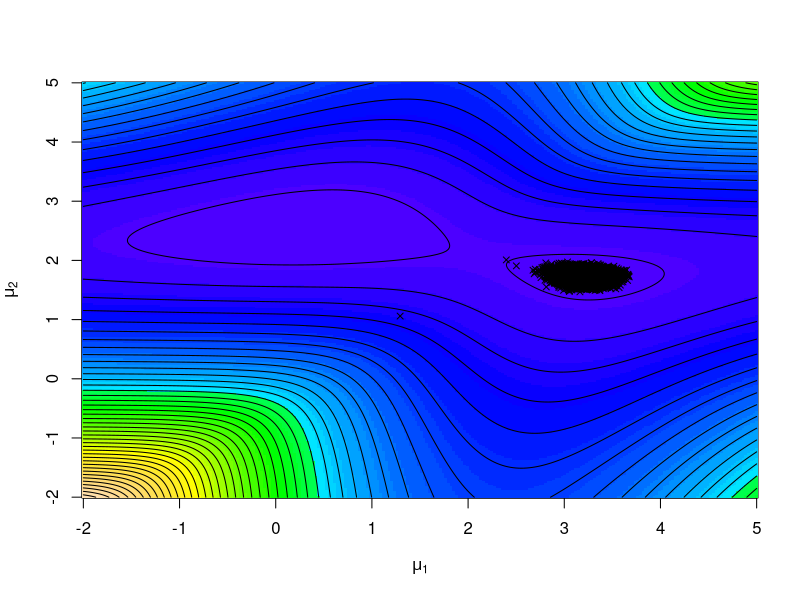

This figure's R source:
## ---- chunk 1
  
    Niter=6*10^4
    v=1
    da = sample(c(rnorm(10^2), 2.5 + rnorm(4 * 10^2)))

    like = function(mu) {
        sum(log((0.2 * dnorm(da - mu[1]) + 0.8 * dnorm(da - mu[2]))))
    }

    mu1 = mu2 = seq(-2, 5, le = 250)
    lli = matrix(0, ncol = 250, nrow = 250)
    for (i in 1:250) 
      for (j in 1:250) 
        lli[i, j] = like(c(mu1[i],   mu2[j]))

    x = prop = runif(2, -2, 5)
    the = matrix(x, ncol = 2)
    curlike = hval = like(x)
    for (i in 2:Niter) {
        pp = 1/(1 + ((0.8 * dnorm(da, mean = the[i - 1, 2]))/(0.2 * dnorm(da, mean = the[i - 1, 1]))))
        z = 2 - (runif(length(da)) < pp)
        prop[1] = (v * sum(da[z == 1]))/(sum(z == 1) * v + 1) + 
            rnorm(1) * sqrt(v/(1 + sum(z == 1) * v))
        prop[2] = (v * sum(da[z == 2]))/(sum(z == 2) * v + 1) + 
            rnorm(1) * sqrt(v/(1 + sum(z == 2) * v))
        curlike = like(prop)
        hval = c(hval, curlike)
        the = rbind(the, prop)
    }

    image(mu1, mu2, -lli, col = topo.colors( 55 ), xlab = expression(mu[1]), ylab = expression(mu[2]))
    contour(mu1, mu2, -lli,drawlabels=FALSE,  nle = 50, add = T)
    points(the[1:100, 1], the[1:100, 2], cex = 0.2, pch = 17)
    min=0
    max= 50000
    points(the[min:max, 1], the[min:max, 2], cex = 0.8, pch=4)
    si = sample.int(dim(the)[1], 100)
    lines(the[si, 1], the[si, 2], cex = 0.6, pch = 19)
